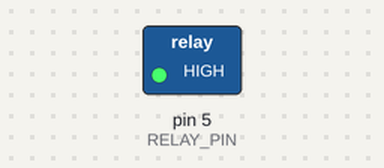
A sketch run on a simulated Arduino Uno, built with avr-gcc and run on an emulated ATmega328P. Parts: switched loads named in the sketch (green lamp = pin HIGH). Dashed ring = blinking.

Above: at 0.5 s.
Timing chart, 0 to 4.6 s (numbered marks = the images above):
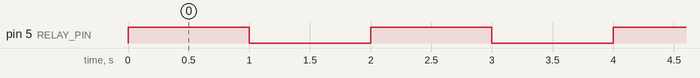

The sketch:

Relay.ino
```cpp
#define RELAY_PIN 5

void setup()
{
  pinMode(RELAY_PIN, OUTPUT); //"Включение" реле
}

void loop()
{
  digitalWrite(RELAY_PIN, HIGH); //Переключение реле на одну сторону
  delay(1000);
  digitalWrite(RELAY_PIN, LOW); //Переключение реле на другую сторону
  delay(1000);
}
```

Measured:
- by itself, pin 5 (RELAY_PIN): alternates HIGH for 1.0 s and LOW for 1.0 s
